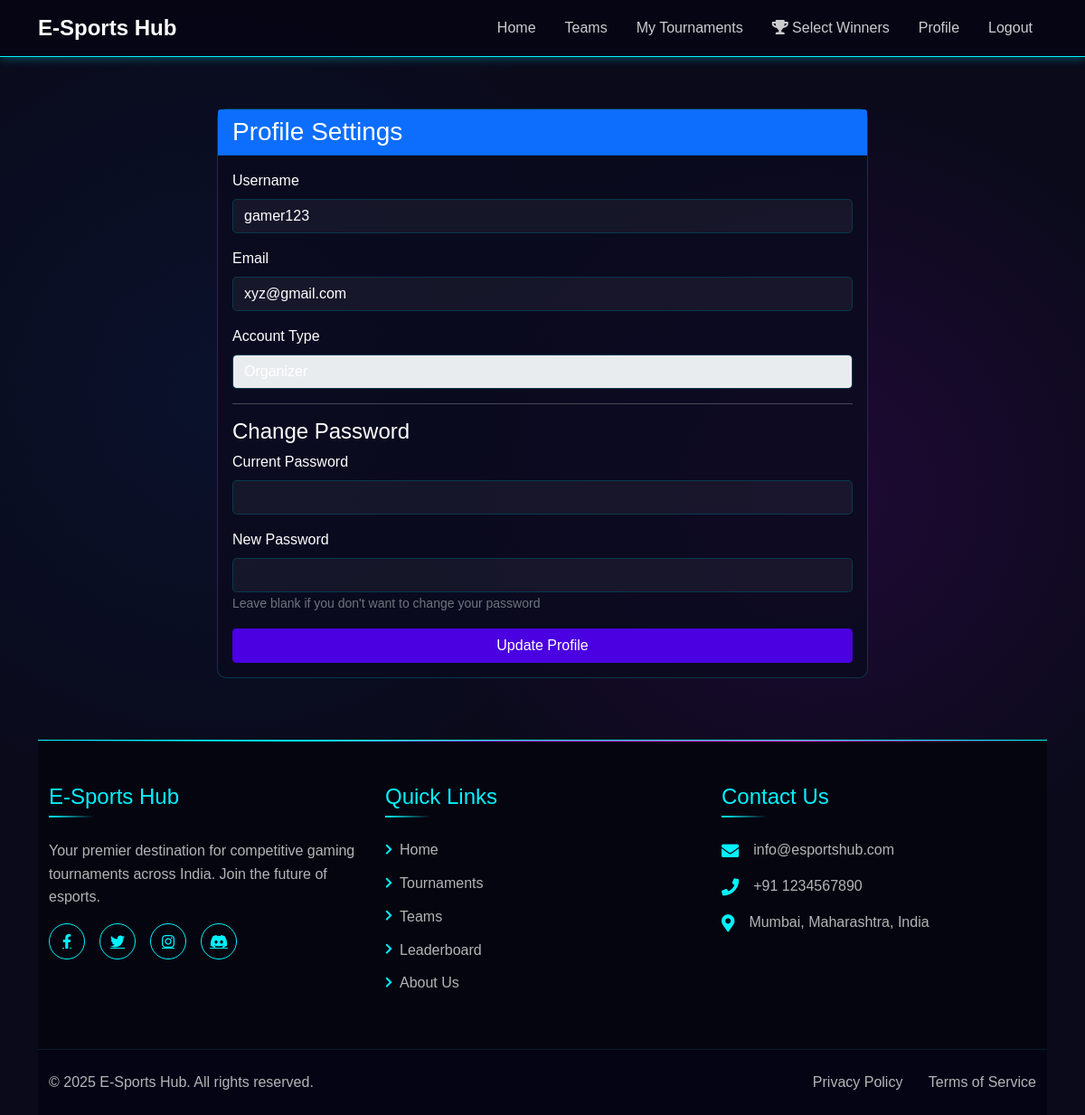
/profile.php (signed in), run on the app's committed database.
### tables this page shows
CREATE TABLE `users` (
  `user_id` int(11) NOT NULL,
  `username` varchar(50) NOT NULL,
  `email` varchar(100) NOT NULL,
  `password` varchar(255) NOT NULL,
  `user_type` enum('player','organizer') NOT NULL,
  `is_verified` tinyint(1) DEFAULT 0,
  `verification_token` varchar(255) DEFAULT NULL,
  `token_expiry` datetime DEFAULT NULL,
  `created_at` timestamp NOT NULL DEFAULT current_timestamp()
);

### profile.php (the view, shortened to what this page needs)
<?php
require_once 'includes/init.php';
$user_id = $_SESSION['user_id'];
$sql = "SELECT * FROM users WHERE user_id = ?";
$stmt = $conn->prepare($sql);
$stmt->bind_param("i", $user_id);
$stmt->execute();
$result = $stmt->get_result();
$user = $result->fetch_assoc();
include 'includes/header.php';
?>
<div class="container my-5">
    <div class="row justify-content-center">
        <div class="col-md-8">
            <div class="card">
                <div class="card-header bg-primary text-white">
                    <h3 class="mb-0">Profile Settings</h3>
                </div>
                <div class="card-body">
                    <form method="POST" action="">
                        <div class="mb-3">
                            <label for="username" class="form-label">Username</label>
                            <input type="text" class="form-control" id="username" name="username"
                                   value="<?php echo htmlspecialchars($user['username']); ?>" required>
                        </div>
                        <div class="mb-3">
                            <label for="email" class="form-label">Email</label>
                            <input type="email" class="form-control" id="email" name="email"
                                   value="<?php echo htmlspecialchars($user['email']); ?>" required>
                        </div>
                        <div class="mb-3">
                            <label for="user_type" class="form-label">Account Type</label>
                            <input type="text" class="form-control" value="<?php echo ucfirst(htmlspecialchars($user['user_type'])); ?>" readonly>
                        </div>
                        <hr>
                        <h4>Change Password</h4>
                        <div class="mb-3">
                            <label for="current_password" class="form-label">Current Password</label>
                            <input type="password" class="form-control" id="current_password" name="current_password">
                        </div>
                        <div class="mb-3">
                            <label for="new_password" class="form-label">New Password</label>
                            <input type="password" class="form-control" id="new_password" name="new_password">
                            <small class="text-muted">Leave blank if you don't want to change your password</small>
                        </div>
                        <div class="d-grid">
                            <button type="submit" class="btn btn-primary">Update Profile</button>
                        </div>
                    </form>
                </div>
            </div>
        </div>
    </div>
</div>
<?php include 'includes/footer.php'; ?>

### css/style.css (style rules this page uses)
.card { transition: transform 0.3s ease, box-shadow 0.3s ease; }
.btn-primary { background-color: #4a00e0; border-color: #4a00e0; }

### includes/header.php (style rules this page uses)
:root { --neon-blue: #00f3ff; --neon-pink: #ff00ff; --neon-purple: #bf00ff; --dark-bg: #0a0a1a; --darker-bg: #050510; --card-bg: rgba(10, 10, 30, 0.8); --primary-color: #4a00e0; --primary-hover: #3a00b0; }
* { margin: 0; padding: 0; box-sizing: border-box; }
body { font-family: 'Orbitron', sans-serif; background-color: var(--dark-bg); color: white; overflow-x: hidden; background-image: radial-gradient(circle at 20% 35%, rgba(10, 40, 95, 0.25) 0%, transparent 40%), radial-gradient(circle at 75% 44%, rgba(95, 10, 135, 0.25) 0%, transparent 40%); }
.card { transition: transform 0.3s ease, box-shadow 0.3s ease; background-color: var(--card-bg); border: 1px solid rgba(0, 243, 255, 0.2); border-radius: 10px; margin-bottom: 20px; }
.form-control { background-color: rgba(255, 255, 255, 0.05); border: 1px solid rgba(0, 243, 255, 0.2); color: white; border-radius: 5px; }

### data on the page
users: username "gamer123", email "xyz@gmail.com", user_type "Organizer"
